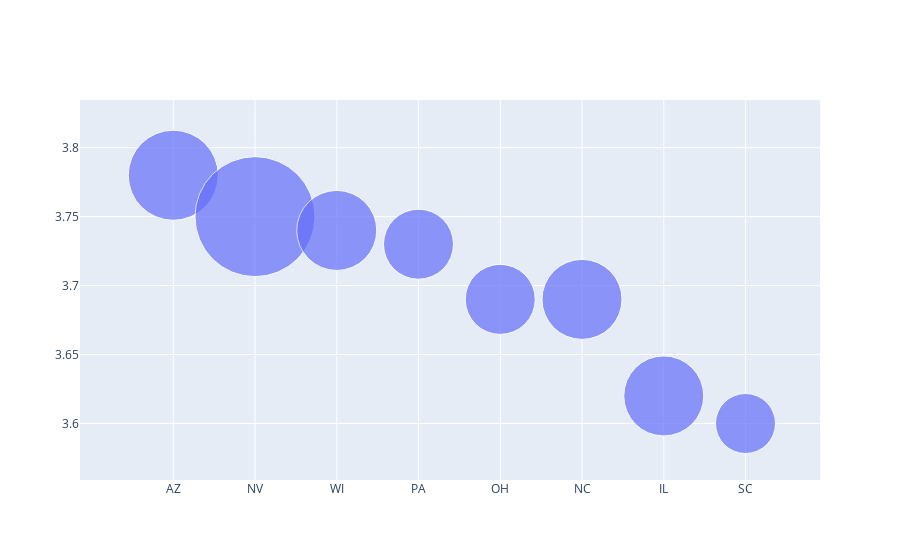

The code cell stored with this chart in its notebook:
### Code cell
data = [go.Scatter(x=plot_df.State, y=plot_df.Average_Rating, 
                   mode='markers', marker_size=plot_df.Scale)]

fig = go.Figure(data)
fig.show()

### Figure 1 — Plotly figure (JSON) as saved in the notebook; plotly's stock layout.template omitted (floating-point values rounded to 4 significant figures)
{"data": [{"marker": {"size": [90, 120, 80, 70, 70, 80, 80, 60]}, "mode": "markers", "type": "scatter", "x": ["AZ", "NV", "WI", "PA", "OH", "NC", "IL", "SC"], "y": [3.78, 3.75, 3.74, 3.73, 3.69, 3.69, 3.62, 3.6]}], "layout": {}}
